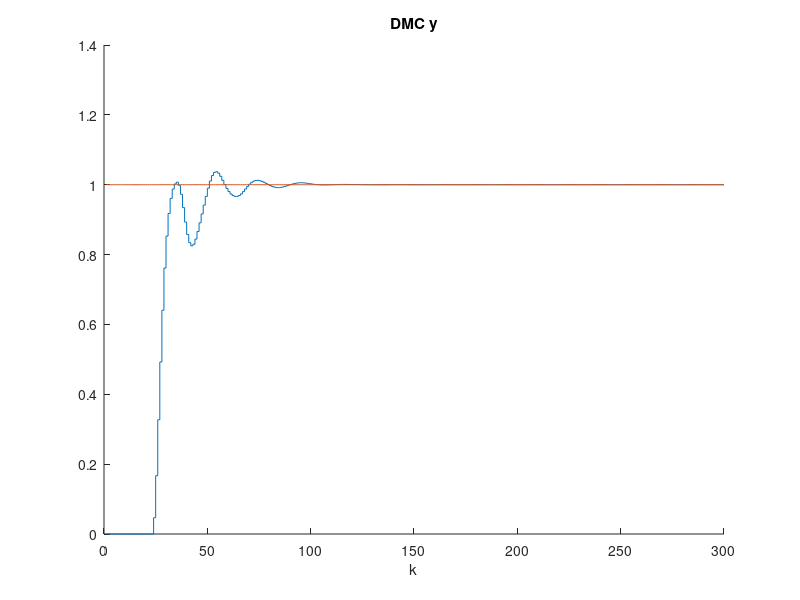
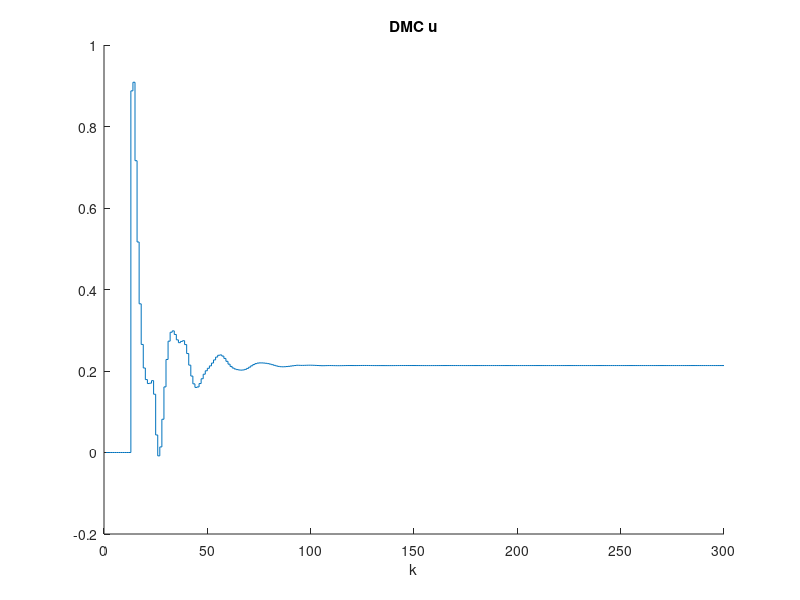

Source code (MATLAB) for these figures, in order:
%Michał Stolarz
%Zad nr 5

%##########Odpowiedź skokowa obiektu###############

kk=300 %koniec symulacji 

x=1:kk
y=zeros(kk,1);
u=zeros(kk,1);

%warunki pocztkowe 
u(1:12)=0; 
y(1:12)=0; 
u(1:12)=1; 
u(13:kk)=1;  

for k=13:kk; %główna petla symulacyjna 
%symulacja obiektu 
     y(k)=1.677*y(k-1)-0.6981*y(k-2)+0.0524*u(k-11)+0.04649*u(k-12); 
end; 


% Wektor z rzędnymi odpowiedzi skokowych obiektu

s = y;

% Horyzonty
D=80

N=18
Nu=1
% Współczynnik kary za przyrosty sterowania

lambda=1; 

% Generacja macierzy

M=zeros(N,Nu);
for i=1:N
   for j=1:Nu
      if (i>=j)
         M(i,j)=s(i-j+1);
      end;
   end;
end;

MP=zeros(N,D-1);
for i=1:N
   for j=1:D-1
      if i+j<=D
         MP(i,j)=s(i+j)-s(j);
      else
         MP(i,j)=s(D)-s(j);
      end;      
   end;
end;

% Obliczanie parametrów regulatora

I=eye(Nu);
K=((M'*M+lambda*I)^-1)*M';

y_zad = ones(kk,1);
y_model = zeros(kk,1);
d_u=zeros(N,1);
d_u_stare = zeros(D,1);
u = zeros(kk,1);

for k=13:kk; %główna petla symulacyjna 
   
   y_model(k)=1.677*y_model(k-1)-0.6981*y_model(k-2)+0.0524*u(k-11)+0.04649*u(k-12); %odpowiedź modelu na sterowanie 
  
   d_u = K*(y_zad(1)*ones(N,1)- y_model(k)*ones(N,1) -MP*d_u_stare(1:D-1)); %zmiana sterowania
   
   d_u_stare(2:end)=d_u_stare(1:end-1);%przesuniecie
   d_u_stare(1) = d_u(1);
   
   u(k)=u(k-1)+d_u(1); %sterowanie
   
end

%wyniki symulacji
figure
hold on
stairs(y_model);
stairs(y_zad) 
title("DMC y");
xlabel("k");
hold off

%wyniki symulacji
figure
hold on
stairs(u);
title("DMC u");
xlabel("k");
hold off